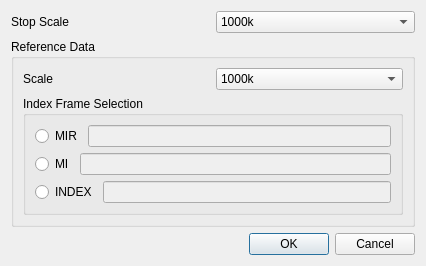
<?xml version="1.0" encoding="UTF-8"?>
<ui version="4.0">
 <class>GridZoneGeneratorDialogBase</class>
 <widget class="QDialog" name="GridZoneGeneratorDialogBase">
  <property name="geometry">
   <rect>
    <x>0</x>
    <y>0</y>
    <width>426</width>
    <height>255</height>
   </rect>
  </property>
  <property name="windowTitle">
   <string>Grid Zone Generator</string>
  </property>
  <layout class="QGridLayout" name="gridLayout_3">
   <item row="0" column="0">
    <layout class="QHBoxLayout" name="horizontalLayout_5">
     <item>
      <widget class="QLabel" name="label">
       <property name="text">
        <string>Stop Scale</string>
       </property>
      </widget>
     </item>
     <item>
      <widget class="QComboBox" name="stopScaleCombo">
       <item>
        <property name="text">
         <string>1000k</string>
        </property>
       </item>
       <item>
        <property name="text">
         <string>500k</string>
        </property>
       </item>
       <item>
        <property name="text">
         <string>250k</string>
        </property>
       </item>
       <item>
        <property name="text">
         <string>100k</string>
        </property>
       </item>
       <item>
        <property name="text">
         <string>50k</string>
        </property>
       </item>
       <item>
        <property name="text">
         <string>25k</string>
        </property>
       </item>
       <item>
        <property name="text">
         <string>10k</string>
        </property>
       </item>
       <item>
        <property name="text">
         <string>5k</string>
        </property>
       </item>
       <item>
        <property name="text">
         <string>2k</string>
        </property>
       </item>
       <item>
        <property name="text">
         <string>1k</string>
        </property>
       </item>
      </widget>
     </item>
    </layout>
   </item>
   <item row="1" column="0">
    <widget class="QGroupBox" name="groupBox">
     <property name="title">
      <string>Reference Data</string>
     </property>
     <layout class="QGridLayout" name="gridLayout_2">
      <item row="0" column="0">
       <layout class="QHBoxLayout" name="horizontalLayout_4">
        <item>
         <widget class="QLabel" name="label_2">
          <property name="text">
           <string>Scale</string>
          </property>
         </widget>
        </item>
        <item>
         <widget class="QComboBox" name="scaleCombo">
          <item>
           <property name="text">
            <string>1000k</string>
           </property>
          </item>
          <item>
           <property name="text">
            <string>500k</string>
           </property>
          </item>
          <item>
           <property name="text">
            <string>250k</string>
           </property>
          </item>
          <item>
           <property name="text">
            <string>100k</string>
           </property>
          </item>
          <item>
           <property name="text">
            <string>50k</string>
           </property>
          </item>
          <item>
           <property name="text">
            <string>25k</string>
           </property>
          </item>
          <item>
           <property name="text">
            <string>10k</string>
           </property>
          </item>
          <item>
           <property name="text">
            <string>5k</string>
           </property>
          </item>
          <item>
           <property name="text">
            <string>2k</string>
           </property>
          </item>
          <item>
           <property name="text">
            <string>1k</string>
           </property>
          </item>
         </widget>
        </item>
       </layout>
      </item>
      <item row="1" column="0">
       <widget class="QGroupBox" name="groupBox_2">
        <property name="title">
         <string>Index Frame Selection</string>
        </property>
        <layout class="QGridLayout" name="gridLayout">
         <item row="0" column="0">
          <layout class="QHBoxLayout" name="horizontalLayout">
           <item>
            <widget class="QRadioButton" name="mirRadioButton">
             <property name="text">
              <string>MIR</string>
             </property>
            </widget>
           </item>
           <item>
            <widget class="QLineEdit" name="mirLineEdit">
             <property name="enabled">
              <bool>false</bool>
             </property>
            </widget>
           </item>
          </layout>
         </item>
         <item row="1" column="0">
          <layout class="QHBoxLayout" name="horizontalLayout_2">
           <item>
            <widget class="QRadioButton" name="miRadioButton">
             <property name="text">
              <string>MI</string>
             </property>
            </widget>
           </item>
           <item>
            <widget class="QLineEdit" name="miLineEdit">
             <property name="enabled">
              <bool>false</bool>
             </property>
            </widget>
           </item>
          </layout>
         </item>
         <item row="2" column="0">
          <layout class="QHBoxLayout" name="horizontalLayout_3">
           <item>
            <widget class="QRadioButton" name="indexRadioButton">
             <property name="text">
              <string>INDEX</string>
             </property>
            </widget>
           </item>
           <item>
            <widget class="QLineEdit" name="indexLineEdit">
             <property name="enabled">
              <bool>false</bool>
             </property>
            </widget>
           </item>
          </layout>
         </item>
        </layout>
       </widget>
      </item>
     </layout>
    </widget>
   </item>
   <item row="2" column="0">
    <widget class="QDialogButtonBox" name="button_box">
     <property name="orientation">
      <enum>Qt::Horizontal</enum>
     </property>
     <property name="standardButtons">
      <set>QDialogButtonBox::Cancel|QDialogButtonBox::Ok</set>
     </property>
    </widget>
   </item>
  </layout>
 </widget>
 <resources/>
 <connections>
  <connection>
   <sender>button_box</sender>
   <signal>accepted()</signal>
   <receiver>GridZoneGeneratorDialogBase</receiver>
   <slot>accept()</slot>
   <hints>
    <hint type="sourcelabel">
     <x>80</x>
     <y>320</y>
    </hint>
    <hint type="destinationlabel">
     <x>20</x>
     <y>20</y>
    </hint>
   </hints>
  </connection>
  <connection>
   <sender>button_box</sender>
   <signal>rejected()</signal>
   <receiver>GridZoneGeneratorDialogBase</receiver>
   <slot>reject()</slot>
   <hints>
    <hint type="sourcelabel">
     <x>80</x>
     <y>320</y>
    </hint>
    <hint type="destinationlabel">
     <x>20</x>
     <y>20</y>
    </hint>
   </hints>
  </connection>
 </connections>
</ui>
